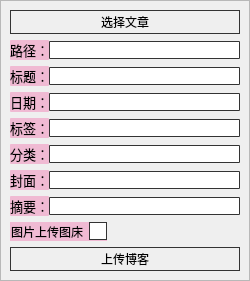
<?xml version="1.0" encoding="UTF-8"?>
<ui version="4.0">
 <class>Form</class>
 <widget class="QWidget" name="Form">
  <property name="geometry">
   <rect>
    <x>0</x>
    <y>0</y>
    <width>250</width>
    <height>281</height>
   </rect>
  </property>
  <property name="sizePolicy">
   <sizepolicy hsizetype="Minimum" vsizetype="Fixed">
    <horstretch>0</horstretch>
    <verstretch>0</verstretch>
   </sizepolicy>
  </property>
  <property name="minimumSize">
   <size>
    <width>250</width>
    <height>281</height>
   </size>
  </property>
  <property name="maximumSize">
   <size>
    <width>500</width>
    <height>281</height>
   </size>
  </property>
  <property name="windowTitle">
   <string>Hexo Assistant</string>
  </property>
  <property name="windowIcon">
   <iconset resource="images.qrc">
    <normaloff>:/icon/source/icon/app_logo.png</normaloff>:/icon/source/icon/app_logo.png</iconset>
  </property>
  <property name="styleSheet">
   <string notr="true"/>
  </property>
  <layout class="QHBoxLayout" name="horizontalLayout_8">
   <property name="leftMargin">
    <number>0</number>
   </property>
   <property name="topMargin">
    <number>0</number>
   </property>
   <property name="rightMargin">
    <number>0</number>
   </property>
   <property name="bottomMargin">
    <number>0</number>
   </property>
   <item>
    <widget class="QFrame" name="frame">
     <property name="styleSheet">
      <string notr="true">#frame{
	border-image: url(:/bg/source/img/bg_1.jpg);
}

QLabel{
	font-size: 10pt;
	border-radius: 1px;
	background-color: rgba(241,135, 184, 130);
	color: rgb(0, 0, 0);
}

/* === QPushButton === */
QPushButton {
    border: 1px solid #333333;
    padding: 4px;
    min-width: 65px;
    min-height: 12px;
}
QPushButton:hover {
    background-color: #f187b8;
    border-color: #333333;
}
QPushButton:pressed {
    background-color: white;
    border-color: #333333;
    color: #f187b8;
}
QPushButton:disabled {
    color: #333333;
}

/* === QCheckBox === */
QCheckBox
{
    background-color: rgba(241,135, 184, 130);
}

QCheckBox::indicator:unchecked
{
	border: 1px solid #333333;
    width: 16px;
    height: 16px;
    background-color: white;
}
QCheckBox::indicator:checked
{
	border: 1px solid #333333;
    width: 16px;
    height: 16px;
	background-color: #f187b8;
}

/* ===QLineEdit=== */
QLineEdit{
	padding-left:2px;
    background-color: rgb(255, 255, 255);
    border: 1px solid #333333;
	border-radius: 1px;
}</string>
     </property>
     <property name="frameShape">
      <enum>QFrame::StyledPanel</enum>
     </property>
     <property name="frameShadow">
      <enum>QFrame::Raised</enum>
     </property>
     <layout class="QVBoxLayout" name="verticalLayout">
      <item>
       <widget class="QPushButton" name="loadBtn">
        <property name="text">
         <string>选择文章</string>
        </property>
       </widget>
      </item>
      <item>
       <layout class="QHBoxLayout" name="horizontalLayout">
        <property name="spacing">
         <number>0</number>
        </property>
        <item>
         <widget class="QLabel" name="label">
          <property name="text">
           <string>路径：</string>
          </property>
          <property name="alignment">
           <set>Qt::AlignCenter</set>
          </property>
         </widget>
        </item>
        <item>
         <widget class="QLineEdit" name="lineEdit"/>
        </item>
       </layout>
      </item>
      <item>
       <layout class="QHBoxLayout" name="horizontalLayout_2">
        <property name="spacing">
         <number>0</number>
        </property>
        <item>
         <widget class="QLabel" name="label_2">
          <property name="text">
           <string>标题：</string>
          </property>
          <property name="alignment">
           <set>Qt::AlignCenter</set>
          </property>
         </widget>
        </item>
        <item>
         <widget class="QLineEdit" name="title_lineEdit"/>
        </item>
       </layout>
      </item>
      <item>
       <layout class="QHBoxLayout" name="horizontalLayout_3">
        <property name="spacing">
         <number>0</number>
        </property>
        <item>
         <widget class="QLabel" name="label_3">
          <property name="text">
           <string>日期：</string>
          </property>
          <property name="alignment">
           <set>Qt::AlignCenter</set>
          </property>
         </widget>
        </item>
        <item>
         <widget class="QLineEdit" name="date_lineEdit"/>
        </item>
       </layout>
      </item>
      <item>
       <layout class="QHBoxLayout" name="horizontalLayout_5">
        <property name="spacing">
         <number>0</number>
        </property>
        <item>
         <widget class="QLabel" name="label_5">
          <property name="text">
           <string>标签：</string>
          </property>
          <property name="alignment">
           <set>Qt::AlignCenter</set>
          </property>
         </widget>
        </item>
        <item>
         <widget class="QLineEdit" name="tags_lineEdit"/>
        </item>
       </layout>
      </item>
      <item>
       <layout class="QHBoxLayout" name="horizontalLayout_6">
        <property name="spacing">
         <number>0</number>
        </property>
        <item>
         <widget class="QLabel" name="label_6">
          <property name="text">
           <string>分类：</string>
          </property>
          <property name="alignment">
           <set>Qt::AlignCenter</set>
          </property>
         </widget>
        </item>
        <item>
         <widget class="QLineEdit" name="categories_lineEdit"/>
        </item>
       </layout>
      </item>
      <item>
       <layout class="QHBoxLayout" name="horizontalLayout_4">
        <property name="spacing">
         <number>0</number>
        </property>
        <item>
         <widget class="QLabel" name="label_4">
          <property name="text">
           <string>封面：</string>
          </property>
          <property name="alignment">
           <set>Qt::AlignCenter</set>
          </property>
         </widget>
        </item>
        <item>
         <widget class="QLineEdit" name="indexImg_lineEdit"/>
        </item>
       </layout>
      </item>
      <item>
       <layout class="QHBoxLayout" name="horizontalLayout_7">
        <property name="spacing">
         <number>0</number>
        </property>
        <item>
         <widget class="QLabel" name="label_7">
          <property name="text">
           <string>摘要：</string>
          </property>
          <property name="alignment">
           <set>Qt::AlignCenter</set>
          </property>
         </widget>
        </item>
        <item>
         <widget class="QLineEdit" name="excerpt_lineEdit"/>
        </item>
       </layout>
      </item>
      <item alignment="Qt::AlignRight">
       <widget class="QCheckBox" name="imgBed_checkBox">
        <property name="layoutDirection">
         <enum>Qt::RightToLeft</enum>
        </property>
        <property name="text">
         <string>图片上传图床</string>
        </property>
        <property name="tristate">
         <bool>false</bool>
        </property>
       </widget>
      </item>
      <item>
       <widget class="QPushButton" name="uploadBtn">
        <property name="text">
         <string>上传博客</string>
        </property>
       </widget>
      </item>
     </layout>
     <zorder>imgBed_checkBox</zorder>
     <zorder>loadBtn</zorder>
     <zorder></zorder>
     <zorder>uploadBtn</zorder>
    </widget>
   </item>
  </layout>
 </widget>
 <resources>
  <include location="images.qrc"/>
 </resources>
 <connections/>
</ui>
